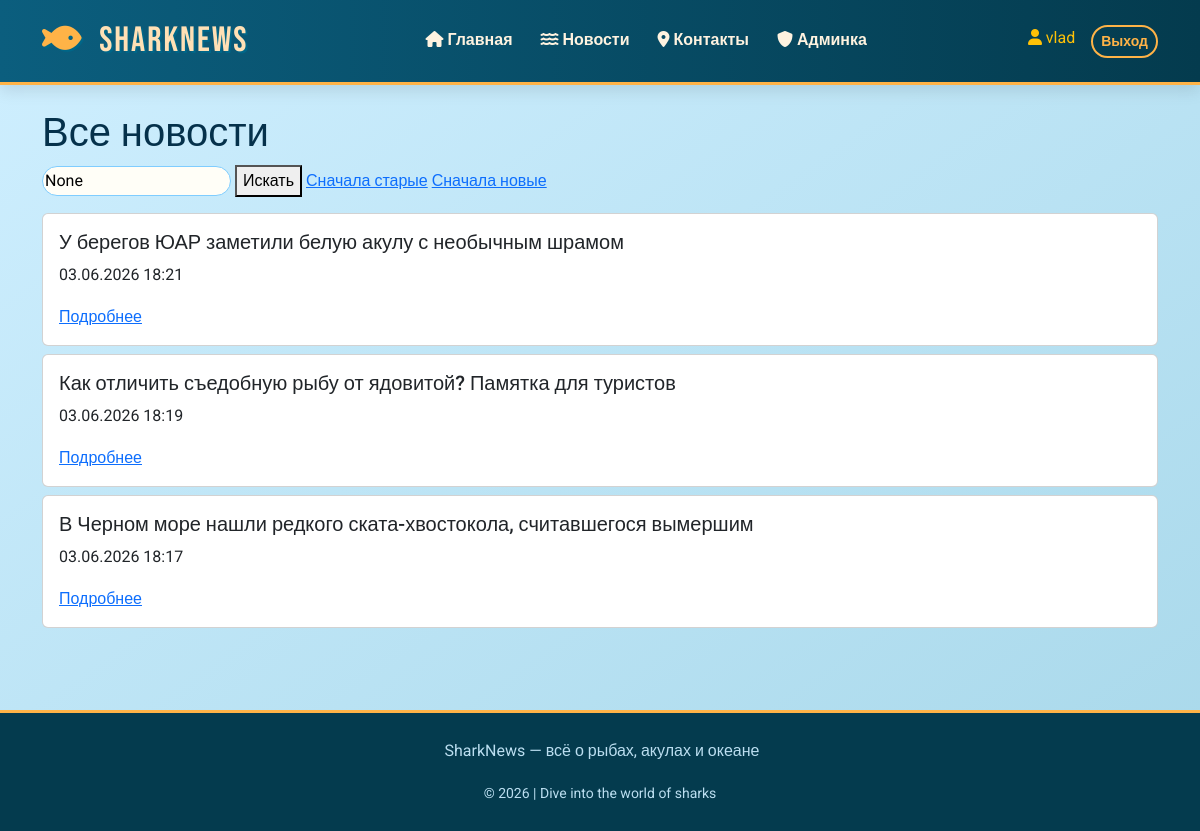
Page /news/ (signed in) on the committed database.
### newsapp/models.py (models this page shows)
class News(models.Model):
    title = models.CharField(max_length=200)
    content = models.TextField()
    author = models.ForeignKey(User, on_delete=models.CASCADE)
    pub_date = models.DateTimeField(default=timezone.now)
    image = models.ImageField(upload_to='news/', blank=True, null=True)

### newsapp/views.py (the view)
# urls.py: path('news/', views.news_list, name='news_list'),
def news_list(request):
    news = News.objects.all()
    search = request.GET.get('search')
    if search:
        news = news.filter(title__icontains=search)
    sort = request.GET.get('sort')
    if sort == 'asc':
        news = news.order_by('pub_date')
    else:
        news = news.order_by('-pub_date')
    return render(request, 'news_list.html', {'news': news, 'search': search})

### newsapp/templates/news_list.html
{% extends 'base.html' %}
{% block content %}
<h1>Все новости</h1>
<form method="get" class="mb-3">
    <input name="search" value="{{ search }}" placeholder="Поиск по названию">
    <button type="submit">Искать</button>
    <a href="?sort=asc">Сначала старые</a>
    <a href="?sort=desc">Сначала новые</a>
</form>
{% for item in news %}
    <div class="card mb-2">
        <div class="card-body">
            <h5>{{ item.title }}</h5>
            <p>{{ item.pub_date|date:"d.m.Y H:i" }}</p>
            <a href="/news/{{ item.id }}/">Подробнее</a>
        </div>
    </div>
{% empty %}
    <p>Новостей не найдено.</p>
{% endfor %}
{% endblock %}

### newsapp/templates/base.html (shortened to what this page needs)
<!DOCTYPE html>
<html lang="ru">
<head>
    <link href="https://cdn.jsdelivr.net/npm/bootstrap@5.3.0/dist/css/bootstrap.min.css" rel="stylesheet">
    <link rel="stylesheet" href="https://cdnjs.cloudflare.com/ajax/libs/font-awesome/6.0.0-beta3/css/all.min.css">
</head>
<body>
<nav class="navbar navbar-expand-lg navbar-marine">
    <div class="container">
        <a class="navbar-brand" href="/">
            <i class="fas fa-fish"></i> SharkNews
        </a>
        <div class="collapse navbar-collapse" id="marineNav">
            <ul class="navbar-nav mx-auto">
                <li class="nav-item"><a class="nav-link" href="/"><i class="fas fa-home"></i> Главная</a></li>
                <li class="nav-item"><a class="nav-link" href="/news/"><i class="fas fa-water"></i> Новости</a></li>
                <li class="nav-item"><a class="nav-link" href="/contacts/"><i class="fas fa-map-marker-alt"></i> Контакты</a></li>
                {% if user.is_staff or user.is_superuser %}
                <li class="nav-item"><a class="nav-link" href="/admin/"><i class="fas fa-shield-alt"></i> Админка</a></li>
                {% endif %}
            </ul>
            <div class="d-flex">
                {% if user.is_authenticated %}
                    <span class="text-warning me-3"><i class="fas fa-user"></i> {{ user.username }}</span>
                    <a href="/logout/" class="btn btn-outline-light btn-sm">Выход</a>
                {% else %}
                    <a href="/login/" class="btn btn-outline-light me-2">Вход</a>
                    <a href="/register/" class="btn btn-coral">Регистрация</a>
                {% endif %}
            </div>
        </div>
    </div>
</nav>
<div class="container py-4">
    {% block content %}
    {% endblock %}
</div>
<footer class="footer-deep text-center">
    <div class="container">
        <p> SharkNews — всё о рыбах, акулах и океане</p>
        <small>© 2026 | Dive into the world of sharks</small>
    </div>
</footer>
</body>
</html>

### newsapp/templates/base.html (style rules this page uses)
:root { --deep-ocean: #0b3b4f; --wave-blue: #2c7da0; --coral: #ff7e67; --sand: #f9e7c2; --light-cyan: #d9f0f7; }
body { font-family: 'Roboto', sans-serif; background: linear-gradient(145deg, #cfefff 0%, #a8d8ea 100%); color: #05314b; line-height: 1.6; }
.navbar-marine { background: linear-gradient(90deg, #0b5e7e, #043b4e); border-bottom: 3px solid #ffb347; box-shadow: 0 6px 15px rgba(0,0,0,0.1); }
.navbar-brand { font-family: 'Bebas Neue', cursive; font-size: 2.2rem; letter-spacing: 2px; color: #ffe0b5 !important; text-shadow: 2px 2px 0 #006688; }
.navbar-brand i { color: #ffb347; margin-right: 8px; }
.nav-link { font-weight: 600; color: #fff3e0 !important; margin: 0 6px; transition: 0.2s; border-bottom: 2px solid transparent; }
.btn-outline-light { border: 2px solid #ffb347; color: #ffb347; border-radius: 30px; font-weight: bold; }
input, textarea, select { border-radius: 20px !important; border: 1px solid #7fcdff !important; background: #fffef7 !important; }
.footer-deep { background: #043b4e; color: #bbdef0; margin-top: 50px; padding: 25px 0; border-top: 3px solid #ffb347; }

### rows in the picture
News: title "У берегов ЮАР заметили белую акулу с необычным шрамом", pub_date "03.06.2026 18:21"
News: title "Как отличить съедобную рыбу от ядовитой? Памятка для туристов", pub_date "03.06.2026 18:19"
News: title "В Черном море нашли редкого ската-хвостокола, считавшегося вымершим", pub_date "03.06.2026 18:17"

### other values in the picture
{{ user.username }} "vlad"
